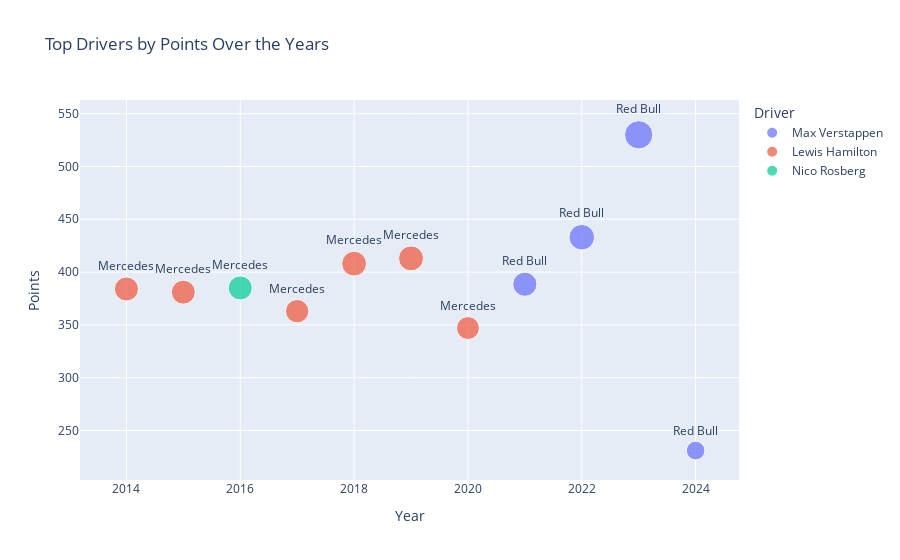

Notebook code for this chart:
### Code cell
## Plotting a scatter plot of top drivers in the last 10 seasons 

fig = px.scatter(champions.head(11), 
                 x='year', 
                 y='points', 
                 size='points',  
                 color='driver_name', 
                 title='Top Drivers by Points Over the Years',
                 labels={'points': 'Points', 'year': 'Year', 'driver_name': 'Driver'},
                 hover_name='driver_name', 
                 text='team_name')
fig.update_traces(
    textposition='top center'  
)
fig.update_layout(
    height=500  
)
fig.show()

### Figure 1 — Plotly figure (JSON) as saved in the notebook; plotly's stock layout.template omitted (floating-point values rounded to 4 significant figures)
{"data": [{"hovertemplate": "<b>%{hovertext}</b><br><br>Driver=Max Verstappen<br>Year=%{x}<br>Points=%{marker.size}<br>team_name=%{text}<extra></extra>", "hovertext": ["Max Verstappen", "Max Verstappen", "Max Verstappen", "Max Verstappen"], "legendgroup": "Max Verstappen", "marker": {"color": "#636efa", "size": [530, 433, 388.5, 231], "sizemode": "area", "sizeref": 1.325, "symbol": "circle"}, "mode": "markers+text", "name": "Max Verstappen", "orientation": "v", "showlegend": true, "text": ["Red Bull", "Red Bull", "Red Bull", "Red Bull"], "textposition": "top center", "type": "scatter", "x": [2023, 2022, 2021, 2024], "xaxis": "x", "y": [530, 433, 388.5, 231], "yaxis": "y"}, {"hovertemplate": "<b>%{hovertext}</b><br><br>Driver=Lewis Hamilton<br>Year=%{x}<br>Points=%{marker.size}<br>team_name=%{text}<extra></extra>", "hovertext": ["Lewis Hamilton", "Lewis Hamilton", "Lewis Hamilton", "Lewis Hamilton", "Lewis Hamilton", "Lewis Hamilton"], "legendgroup": "Lewis Hamilton", "marker": {"color": "#EF553B", "size": [413, 408, 384, 381, 363, 347], "sizemode": "area", "sizeref": 1.325, "symbol": "circle"}, "mode": "markers+text", "name": "Lewis Hamilton", "orientation": "v", "showlegend": true, "text": ["Mercedes", "Mercedes", "Mercedes", "Mercedes", "Mercedes", "Mercedes"], "textposition": "top center", "type": "scatter", "x": [2019, 2018, 2014, 2015, 2017, 2020], "xaxis": "x", "y": [413, 408, 384, 381, 363, 347], "yaxis": "y"}, {"hovertemplate": "<b>%{hovertext}</b><br><br>Driver=Nico Rosberg<br>Year=%{x}<br>Points=%{marker.size}<br>team_name=%{text}<extra></extra>", "hovertext": ["Nico Rosberg"], "legendgroup": "Nico Rosberg", "marker": {"color": "#00cc96", "size": [385], "sizemode": "area", "sizeref": 1.325, "symbol": "circle"}, "mode": "markers+text", "name": "Nico Rosberg", "orientation": "v", "showlegend": true, "text": ["Mercedes"], "textposition": "top center", "type": "scatter", "x": [2016], "xaxis": "x", "y": [385], "yaxis": "y"}], "layout": {"autosize": true, "legend": {"itemsizing": "constant", "title": {"text": "Driver"}, "tracegroupgap": 0}, "title": {"text": "Top Drivers by Points Over the Years"}, "xaxis": {"anchor": "y", "autorange": true, "domain": [0, 1], "range": [2013.0, 2025.0], "title": {"text": "Year"}, "type": "linear"}, "yaxis": {"anchor": "x", "autorange": true, "domain": [0, 1], "range": [200.8, 566.3], "title": {"text": "Points"}, "type": "linear"}}}
